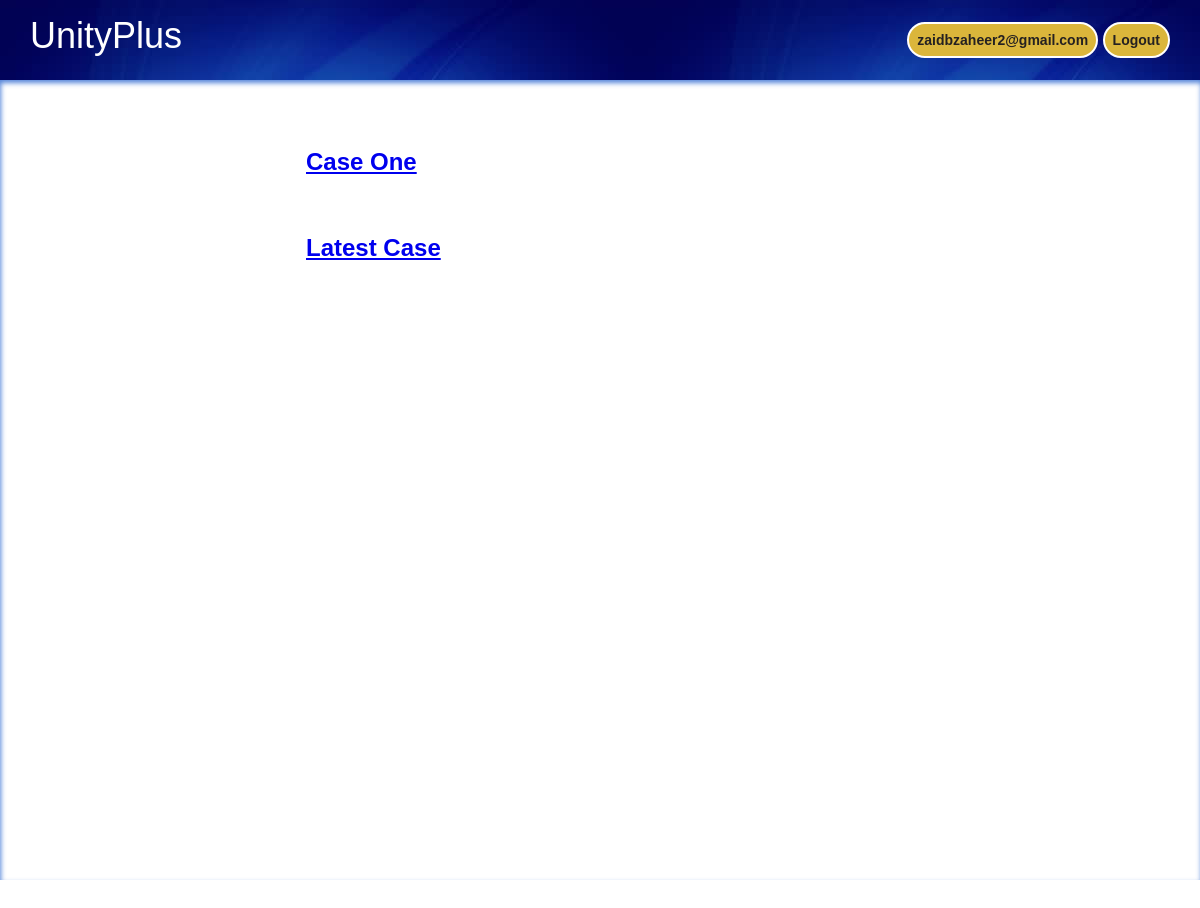
/viewer/ (signed in), run on an earlier commit of the app's database.
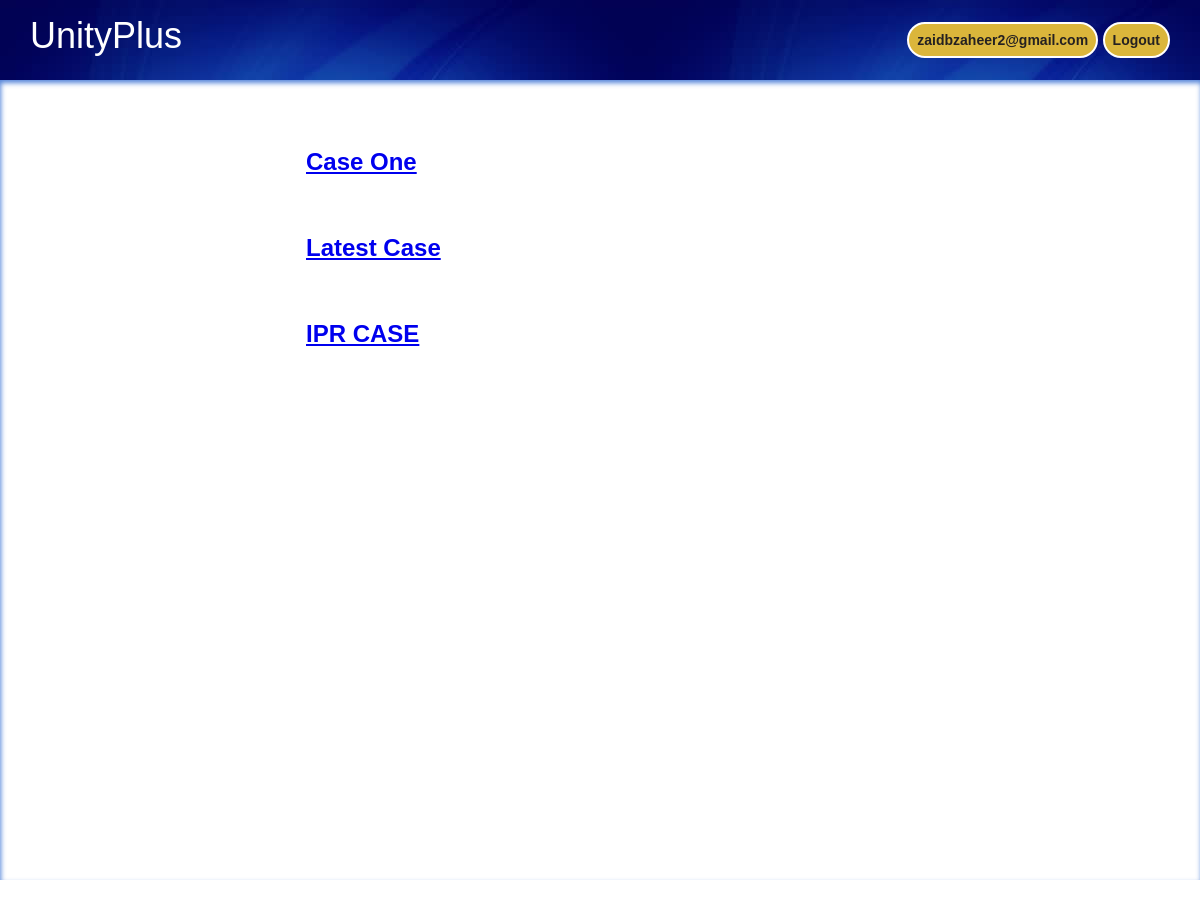
And on a later commit of the database.
### viewer/models.py (models this page shows)
class GLBModels(models.Model):
    status_list = (
        ("P", "Pending"),("A", "Accepted"),("R", "Rejected"),)
    case_alias = models.CharField(null=True, blank=True, max_length=50)
    user = models.ForeignKey(User, on_delete=models.CASCADE, null=True)
    case_status = models.CharField(max_length=100, choices=status_list,
        default="P")
    id = models.UUIDField(default=uuid.uuid4, unique=True, primary_key=True, editable=True)
    upper_model = models.FileField(null=True, blank=True)
    lower_model = models.FileField(null=True, blank=True)
    ipr_form = models.ImageField(null=True, blank=True, default='ipr_gen.png')
    upper_stages_number = models.PositiveIntegerField(default=0, null=True, blank=False)
    lower_stages_number = models.PositiveIntegerField(default=0, null=True, blank=False)

### viewer/views.py (the view)
# urls.py: path('',views.showcase_page, name='ShowPage'),
@login_required(login_url="LoginPage")
def showcase_page(request):
    current_user = request.user
    glb_models = GLBModels.objects.all()
    context = {'models': glb_models}
    return render(request, 'viewer/showcase.html', context)

### viewer/templates/viewer/showcase.html (shortened to what this page needs)
{% extends 'base.html' %}
{% load static %}
{% block body %}
<div class="content-holder">
    {% for i in models %}
        <a href="{% url 'ViewPage' i.id %}">
            <div class="item-container">
                <h2>{{i.case_alias}}</h2>
            </div>
        </a>
    {% endfor %}
    </div>
{% endblock %}

What changed in the data, as far as the page shows it:
added GLBModels: case_alias "IPR CASE"
